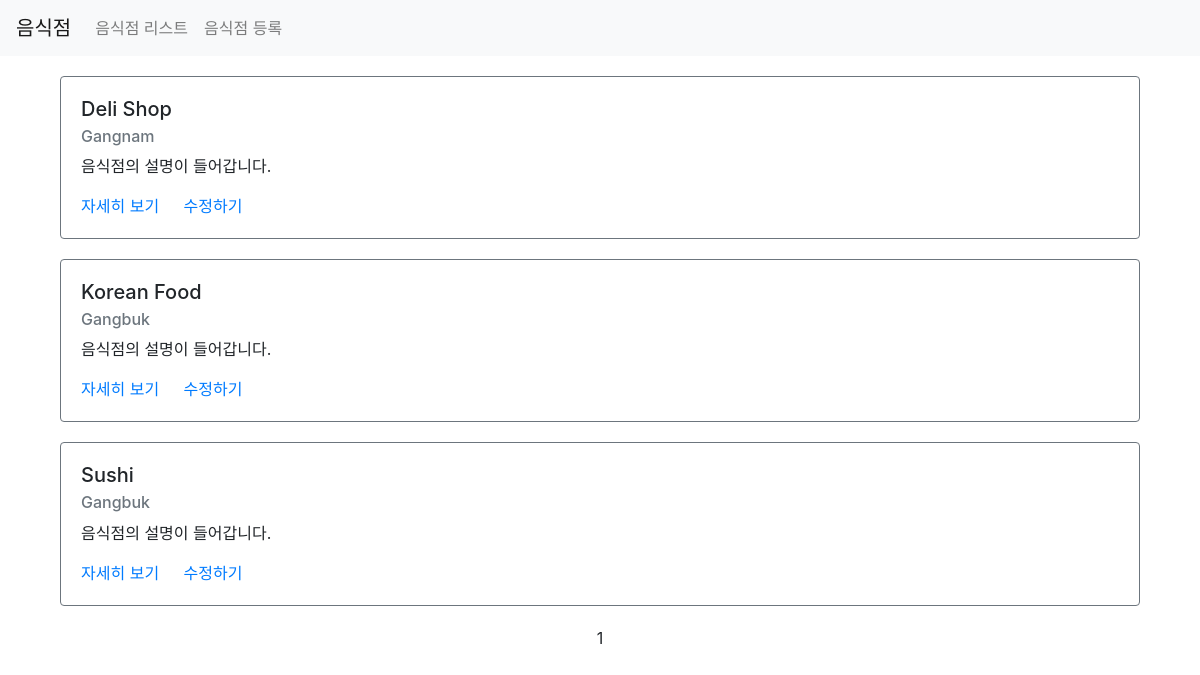
/third/list/, run on an earlier commit of the app's database.
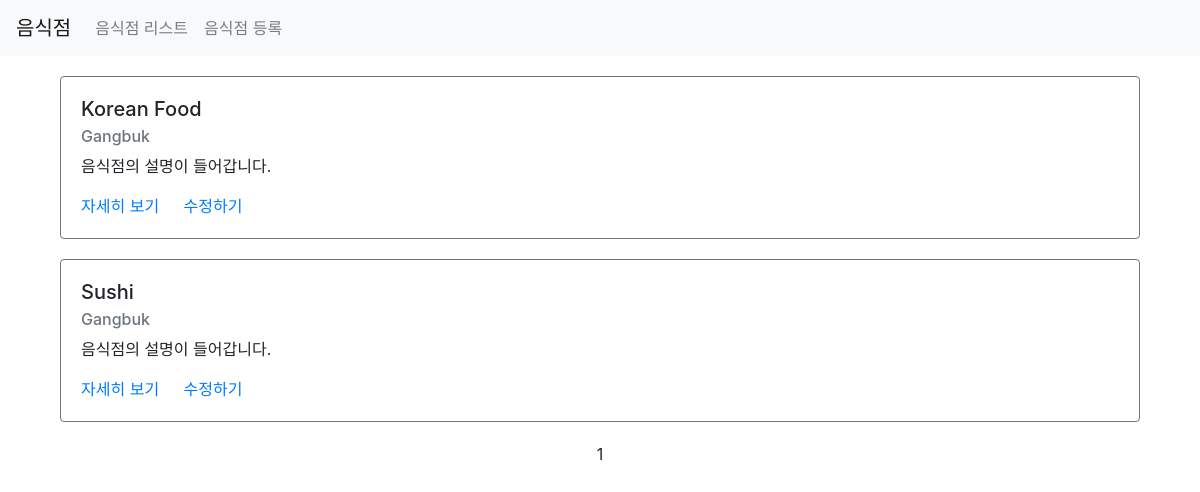
And on a later commit of the database.
### third/models.py (models this page shows)
class Restaurant(models.Model):
    name = models.CharField(max_length=30)
    address = models.CharField(max_length=200)
    created_at = models.DateTimeField(auto_now_add=True)
    updated_at = models.DateTimeField(auto_now=True)

### third/views.py (the view)
# urls.py: path('list/', views.list, name="list"),
def list(request):
    restaurants = Restaurant.objects.all()
    paginator = Paginator(restaurants, 5)
    page = request.GET.get('page')  # third.list?page=1
    items = paginator.get_page(page)
    context = {
        'restaurants': items,
    }
    return render(request, 'third/list.html', context)

### third/templates/third/list.html (shortened to what this page needs)
{% extends 'third/base.html' %}
{% load static %}
{% block content %}
<div class="container">
    {% for item in restaurants %}
    <div class="row restaurant-item" style="margin:20px auto;">
        <div class="col-sm-12">
            <div class="card border-secondary">
              <div class="card-body">
                <h5 class="card-title">{{ item.name }}</h5>
                <h6 class="card-subtitle mb-2 text-muted">{{ item.address }}</h6>
                <p class="card-text">음식점의 설명이 들어갑니다.</p>
                <a href="#" class="card-link">자세히 보기</a>
                <a href="#" class="card-link">수정하기</a>
              </div>
            </div>
        </div>
    </div>
    {% endfor %}
    <div class="row">
        <div class="col-sm-12 text-center">
            <div class="pagination">
                <span class="step-links text-center" style="width:100%;">
                    <span class="current">
                        {{ restaurants.number }}
                    </span>
                </span>
            </div>
        </div>
    </div>
</div>
{% endblock %}

What changed in the data, as far as the page shows it:
removed Restaurant: name "Deli Shop", address "Gangnam"
